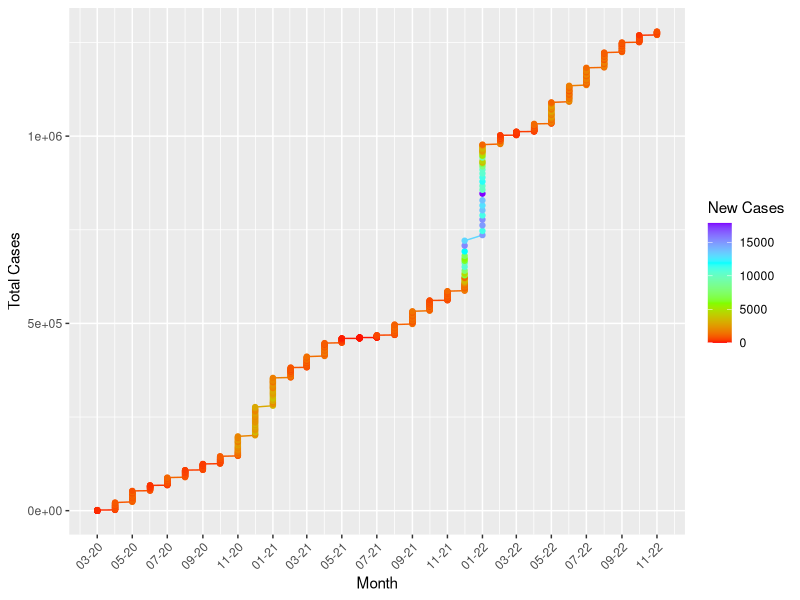
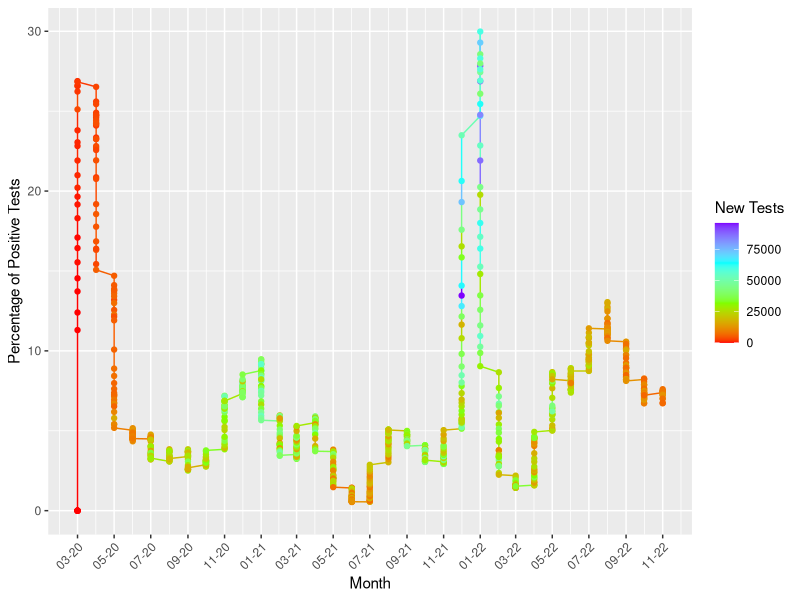
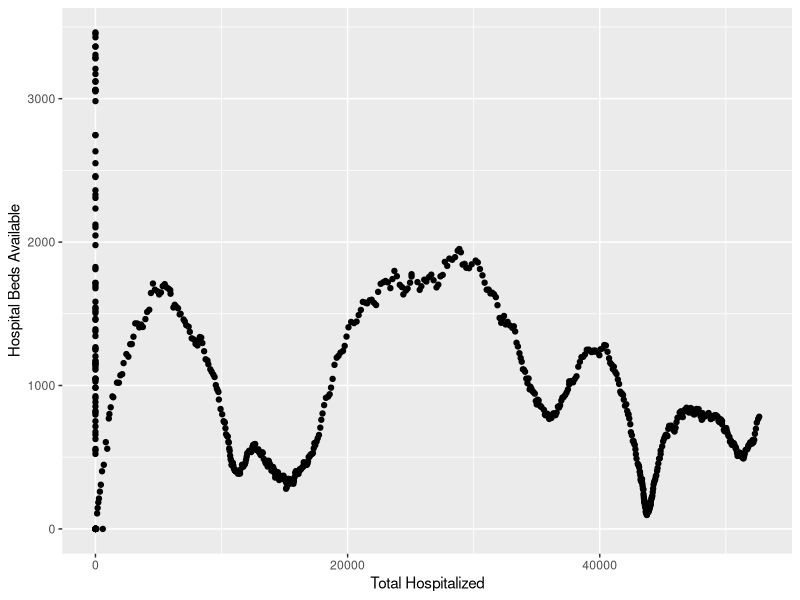
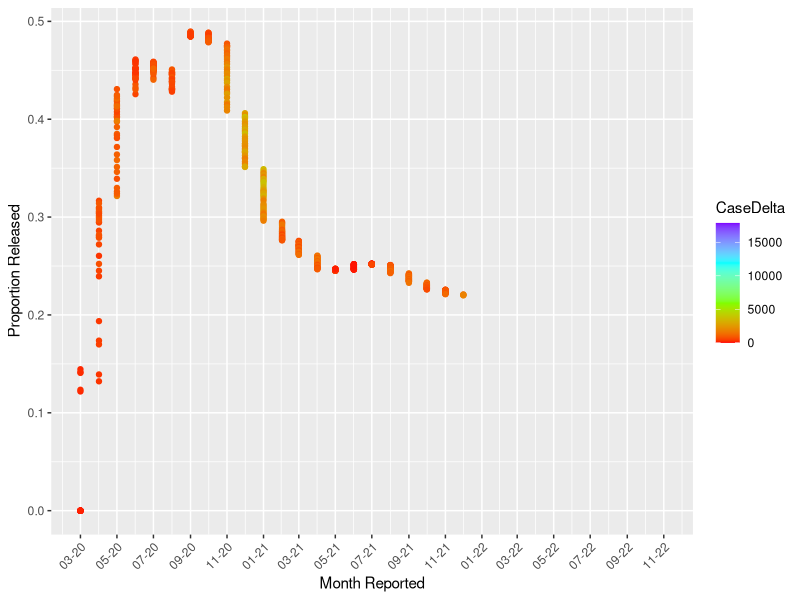
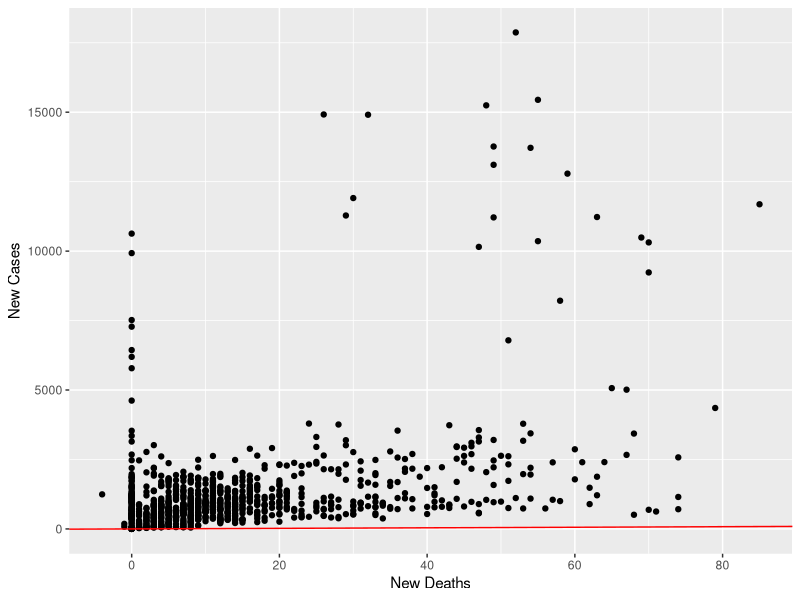

Write the R code that produced these figures, in order.
## ---- chunk 1
knitr::opts_chunk$set(echo = TRUE)
## ---- chunk 2

library(data.table)
df <- fread('MD_COVID-19_-_MASTER_Case_Tracker.csv')
show(df)
## ---- chunk 3
library(tidyverse)
library(lubridate)
library(dplyr)
## ---- chunk 4


df1 <- df %>% dplyr::mutate(year = year(as.Date(df$ReportDate,format="%m/%d/%Y")),
                 month = lubridate::month(as.Date(df$ReportDate,format="%m/%d/%Y")),
                 day = lubridate::day(as.Date(df$ReportDate,format="%m/%d/%Y")),
                 date = my(format(as.Date(df$ReportDate,format = "%m/%d/%Y"),"%m/%y")))
## ---- chunk 5
ggplot(data=df1, aes(x=df1$date, y=df1$TotalCases, color= df1$CaseDelta)) +
  labs(x = "Month", y = "Total Cases", color = "New Cases") +
  scale_colour_gradientn(colors=rainbow(4)) +
  geom_line()+
  geom_point() +
  scale_x_date(date_labels = "%m-%y",
               date_breaks = "2 month") +
  theme(axis.text.x = element_text(angle = 45, hjust=1))
## ---- chunk 6
ggplot(data=df1, aes(x=df1$date, y=df1$PosTestPercent, color = df1$TestsDelta)) +
  geom_line() +
  labs(color = "New Tests", x = "Month", y = "Percentage of Positive Tests") +
  scale_colour_gradientn(colors=rainbow(4)) +
  geom_point() +
  scale_x_date(date_labels = "%m-%y",
               date_breaks = "2 month") +
  theme(axis.text.x = element_text(angle = 45, hjust=1))
## ---- chunk 7
ggplot(data=df1, aes(x=df1$total_hospitalized, y=df1$bedsTotal)) +
  xlab("Total Hospitalized") +
  ylab("Hospital Beds Available") +
  geom_point()
## ---- chunk 8
proportion_released = df1$total_released / df1$total_hospitalized
ggplot(data=df1, aes(x=df1$date, y=proportion_released, color=CaseDelta)) +
  scale_colour_gradientn(colors=rainbow(4)) +
  xlab("Month Reported") +
  ylab("Proportion Released") +
  geom_point() +
  scale_x_date(date_labels = "%m-%y",
               date_breaks = "2 month") +
  theme(axis.text.x = element_text(angle = 45, hjust=1))

## ---- chunk 9
df1[is.na(df1)] = 0
ggplot(data=df1, aes(x=df1$deathsDelta, y=df1$CaseDelta)) +
  labs(y = "New Cases", x = "New Deaths") +
  geom_point() +
  geom_abline(color = "red")
